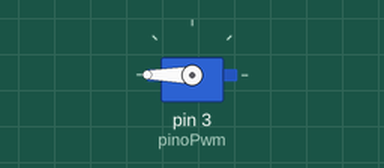
This sketch was run on a simulated Arduino Uno, built with avr-gcc and run on an emulated ATmega328P. On the bench: servo.

Above: at 0.05 s.
At 4.05 s:
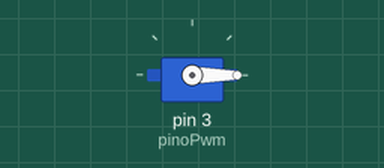
At 8.0 s:
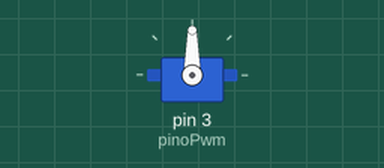
Timing chart, 0 to 10.4 s (numbered marks = the images above):
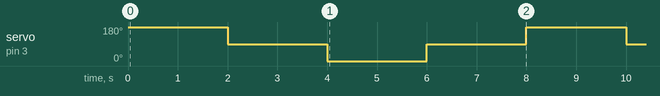

The sketch:

servo_tester.ino
```cpp
#include <Servo.h>

int pinoPwm = 3;

Servo servo;

int anguloMaximo = 180;
int anguloMinimo = 0;
int anguloParado = 90;

void setup() {
  servo.attach(pinoPwm);
}

void loop() {
  servo.write(anguloMaximo);
  delay(2000);
  servo.write(anguloParado);
  delay(2000);
  servo.write(anguloMinimo);
  delay(2000);
  servo.write(anguloParado);
  delay(2000);
}
```

Measured:
- by itself, servo on pin 3 (pinoPwm): repeats every 8.0 s: 0° 2.0 s, 90° 2.0 s, 180° 2.0 s, 90° 2.0 s
